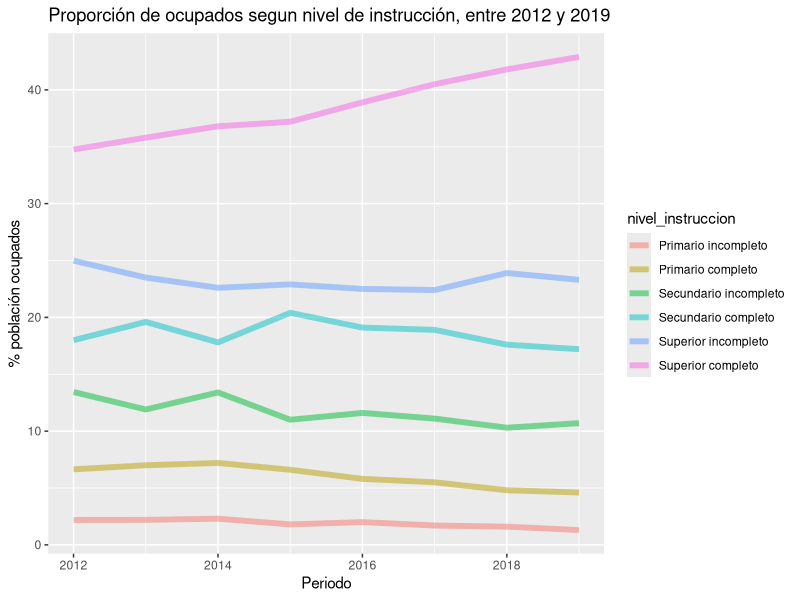
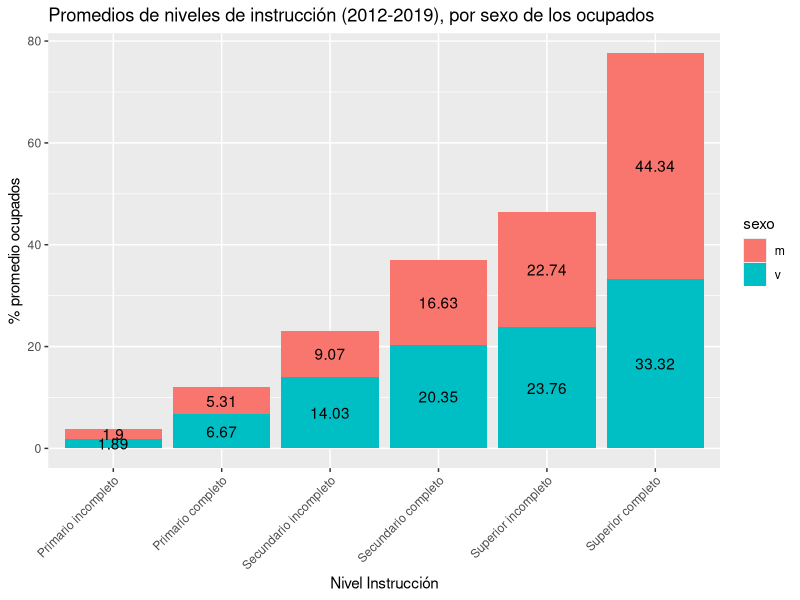
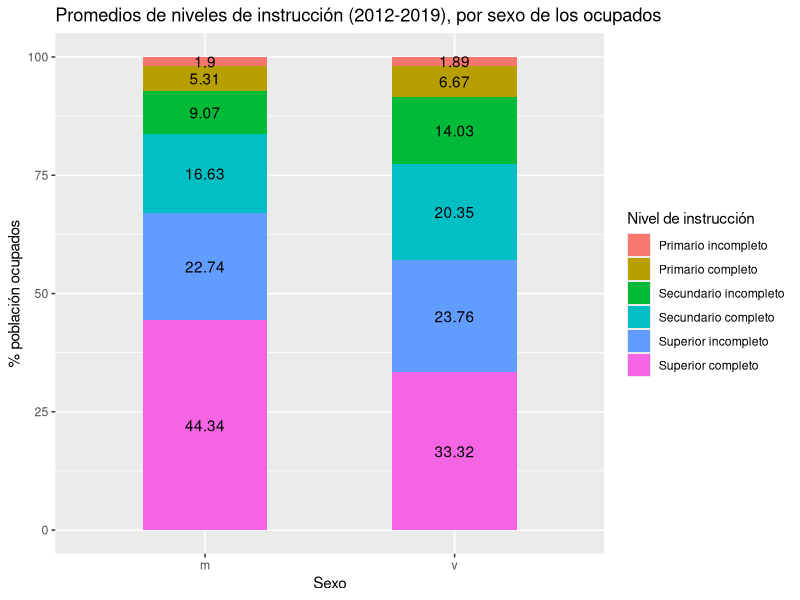
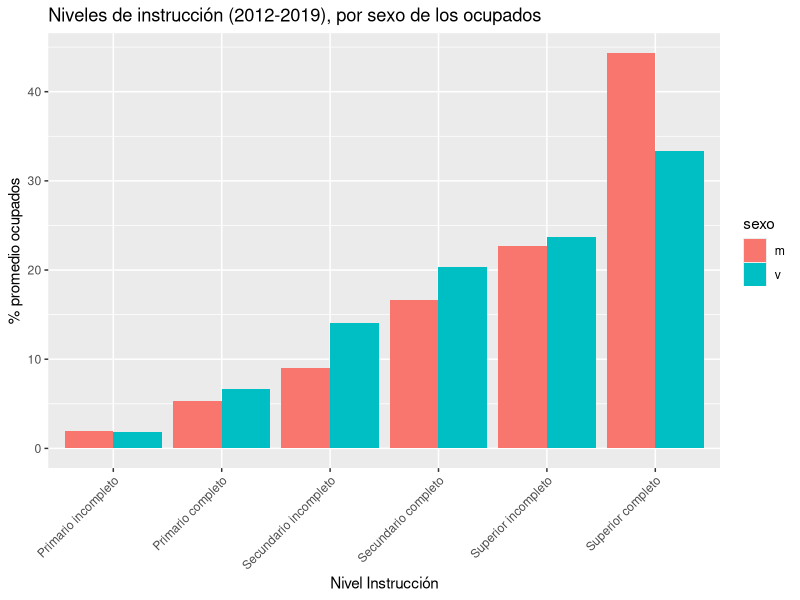
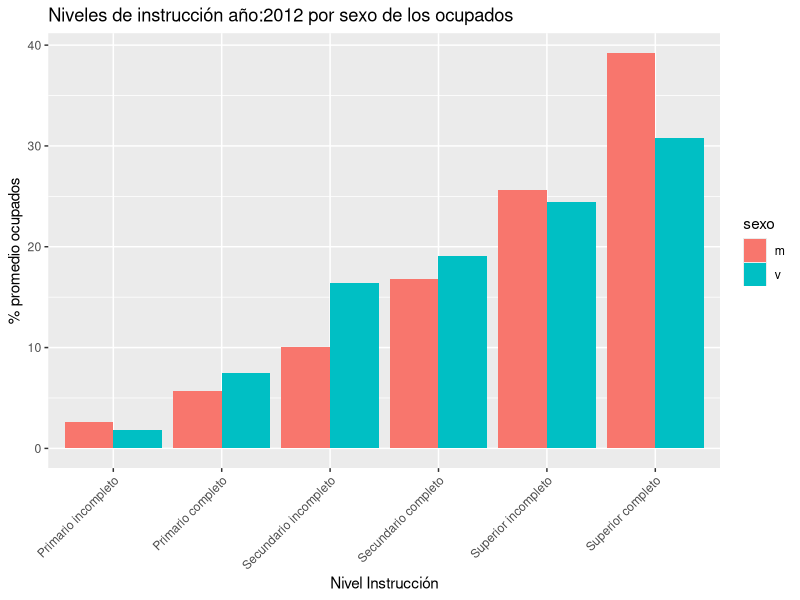
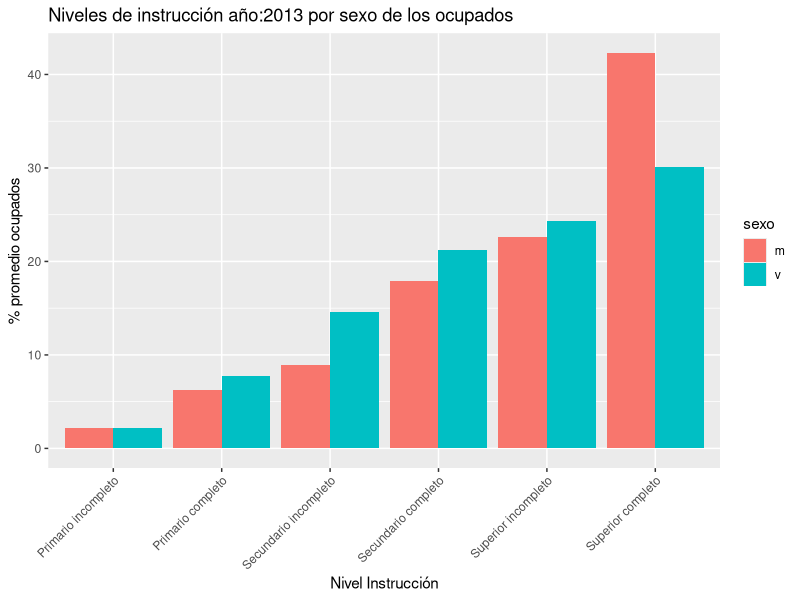
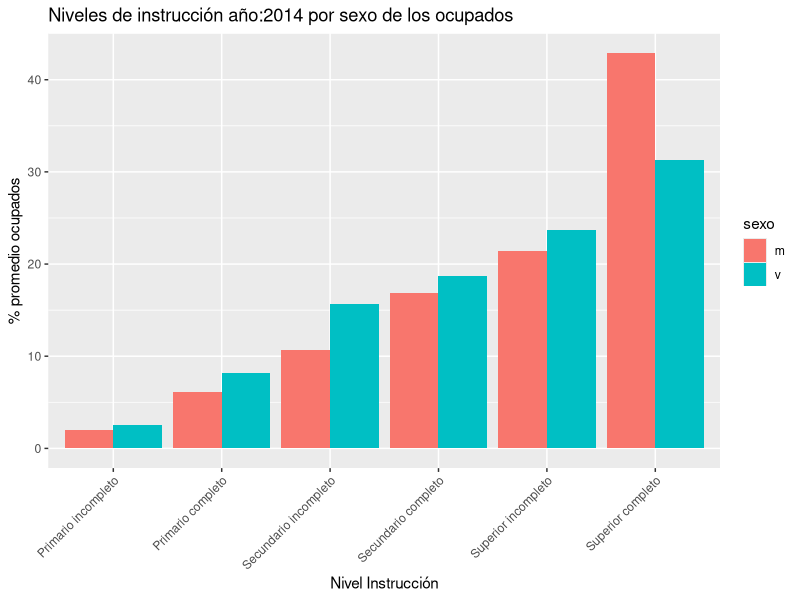
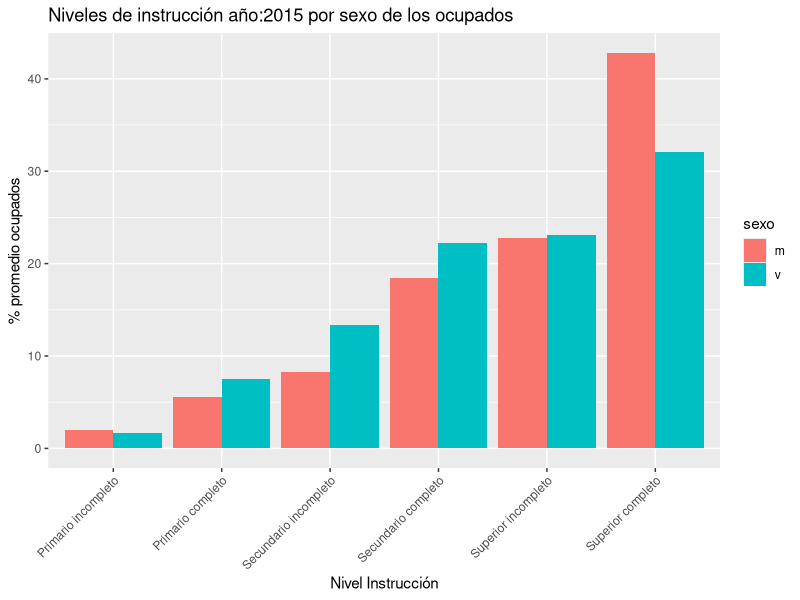

Source code (R) for these figures, in order:
## ---- chunk 1
knitr::opts_chunk$set(echo = TRUE)
 
# Cargar los paquetes necesarios acá
library(readr)
library(dplyr)
library(ggplot2)
library(tidyr)

## ---- chunk 2

## Lectura de los archivos

nivel_educativo_sexo_anio <- read_csv("datos/max_neduc_ocup_sexo__annio__n_instruc_limpio.csv")

## ---- chunk 3
head(nivel_educativo_sexo_anio,10)
## ---- chunk 4

## Exploración de los datos

#verificar tipo de datos data.frame
class(nivel_educativo_sexo_anio)

# nombres de las variables
names(nivel_educativo_sexo_anio)

#tipo de dato de las variables
str(nivel_educativo_sexo_anio)

#ver cantidad de filas (observaciones) y columnas (variables)

nrow(nivel_educativo_sexo_anio)
ncol(nivel_educativo_sexo_anio)


## ---- chunk 5
#verificamos que no haya valores nulos en el data.frame

any(is.na(nivel_educativo_sexo_anio$anio)) &
any(is.na(nivel_educativo_sexo_anio$sexo)) &
any(is.na(nivel_educativo_sexo_anio$nivel_instruccion)) &
any(is.na(nivel_educativo_sexo_anio$porc_poblacion))

## ---- chunk 6
#verificamos que todos los valores sean positivos en la columna porcentaje

filter(nivel_educativo_sexo_anio,porc_poblacion<0)


## ---- chunk 7
#Categorizamos por nivel de instrucción la variable "nivel_instruccion"  

nivel_educativo_sexo_anio <- nivel_educativo_sexo_anio |> mutate(nivel_instruccion=factor(nivel_instruccion, levels=c('Primario incompleto', 'Primario completo', 'Secundario incompleto', 'Secundario completo', 'Superior incompleto', 'Superior completo')))

## ---- chunk 8

nivel_educativo_sexo_anio<-nivel_educativo_sexo_anio |> 
  mutate(porcentaje_poblacion = round(porc_poblacion,2))

## ---- chunk 9
nivel_educativo_sexo_anio |> 
  filter(sexo=='m' |sexo=='v') |>
  group_by(sexo, nivel_instruccion) |> 
  summarise(porcentaje_poblacion_media = mean(porcentaje_poblacion),porcentaje_poblacion_sd = sd(porcentaje_poblacion))|>
  knitr::kable()

## ---- chunk 10

nivel_educativo_sexo_anio |> 
  filter(sexo=='m' |sexo=='v') |>
  group_by(sexo, nivel_instruccion) |> 
  summarise(porcentaje_poblacion_max = max(porcentaje_poblacion,na.rm=TRUE),porcentaje_poblacion_min = min(porcentaje_poblacion,na.rm=TRUE), rango=max(porcentaje_poblacion,na.rm=TRUE)-min(porcentaje_poblacion,na.rm=TRUE))|>
  knitr:: kable()
            

## ---- chunk 11

nivel_educativo_sexo_anio|>
  filter(sexo=="TOTAL")|>
  ggplot(aes(anio,porc_poblacion))+
  geom_line(aes(group=nivel_instruccion,color=nivel_instruccion), size=2,alpha = 0.5)+
   labs(title = "Proporción de ocupados segun nivel de instrucción, entre 2012 y 2019",
        x = "Periodo", 
        y = "% población ocupados")

## ---- chunk 12
  nivel_educativo_sexo_anio|>
  filter(sexo != "TOTAL")|>
  group_by(nivel_instruccion, sexo)|>
    summarise(promedio_poblacion = round(mean(porc_poblacion),2))|>
  spread(sexo,promedio_poblacion) |> rename(Mujer=m,Varon=v)  |>
arrange(nivel_instruccion)|>
  knitr:: kable()

## ---- chunk 13
nivel_educativo_sexo_anio|>
  filter(sexo != "TOTAL")|>
  group_by(nivel_instruccion, sexo)|>
    summarise(promedio_poblacion = round(mean(porc_poblacion),2))|>
  ggplot(aes(nivel_instruccion , promedio_poblacion , fill=sexo))+
  geom_col(position = "stack")+
  geom_text(aes(label = promedio_poblacion, group = factor(sexo)), position = position_stack(0.5))+
    labs(title = "Promedios de niveles de instrucción (2012-2019), por sexo de los ocupados", x="Nivel Instrucción", y="% promedio ocupados")+
  theme(axis.text.x = element_text(angle = 45, vjust = 1, hjust=1))


## ---- chunk 14

nivel_educativo_sexo_anio|>
  filter(sexo != "TOTAL")|>
  group_by(nivel_instruccion, sexo)|>
  summarise(promedio_poblacion = round(mean(porc_poblacion),2))|>
  ggplot(aes(sexo, promedio_poblacion))+
  geom_col(aes(width = 0.5, fill = nivel_instruccion))+
  geom_text(aes(label = promedio_poblacion, group = factor(nivel_instruccion, level=c('Primario incompleto', 'Primario completo', 'Secundario incompleto', 'Secundario completo', 'Superior incompleto', 'Superior completo'))), position = position_stack(0.5))+
  scale_fill_discrete(name = "Nivel de instrucción")+
  labs(title = "Promedios de niveles de instrucción (2012-2019), por sexo de los ocupados", 
       x = "Sexo", 
       y="% población ocupados")

## ---- chunk 15
nivel_educativo_sexo_anio|>
  filter(sexo != "TOTAL")|>
  group_by(nivel_instruccion, sexo)|>
  summarise(promedio_poblacion = round(mean(porc_poblacion),2))|>
  ggplot() +  
  geom_bar(aes(x = nivel_instruccion, y = promedio_poblacion, fill = sexo),
           stat = 'identity', position = 'dodge')+
   labs(title = "Niveles de instrucción (2012-2019), por sexo de los ocupados", x="Nivel Instrucción", y="% promedio ocupados")+
  theme(axis.text.x = element_text(angle = 45, vjust = 1, hjust=1))

## ---- chunk 16

  for(periodo in 2012:2019){
    p<- nivel_educativo_sexo_anio|>
      select(anio, sexo, nivel_instruccion, porcentaje_poblacion)|>
      filter(sexo != "TOTAL" & anio==periodo)|>
      group_by(nivel_instruccion, sexo) 
    print(ggplot(p) +  
    geom_bar(aes(x = nivel_instruccion, y = porcentaje_poblacion, fill = sexo),
             stat = 'identity', position = 'dodge')+
    labs(title = paste0("Niveles de instrucción año:", periodo, " por sexo de los ocupados"), x="Nivel Instrucción", y="% promedio ocupados")+
    theme(axis.text.x = element_text(angle = 45, vjust = 1, hjust=1)))
  }

## ---- chunk 17

calif_ocup_sexo_annio_calif_ocup_limpio <- read_csv("datos/calif_ocup_sexo__annio__calif_ocup_limpio.csv")
## ---- chunk 18
colnames(calif_ocup_sexo_annio_calif_ocup_limpio)
## ---- chunk 19
calif_ocup_sexo_annio_calif_ocup_limpio|>
    group_by(sexo,calificacion_ocupacional)|>
  summarise(promedio_poblacion = mean(porc_calif_ocupacional,na.rm=TRUE),na.rm=TRUE)
## ---- chunk 20
calif_ocup_sexo_annio_calif_ocup_limpio$porc_calif_ocupacional <- as.numeric(calif_ocup_sexo_annio_calif_ocup_limpio$porc_calif_ocupacional, na.rm=TRUE)
## ---- chunk 21
calif_ocup_sexo_annio_calif_ocup_limpio|>
    filter(calificacion_ocupacional != "No sabe/no contesta")|>
    group_by(sexo,calificacion_ocupacional)|>
  summarise(promedio_calificacion = round(mean(porc_calif_ocupacional,na.rm=TRUE), 2), na.rm=TRUE)|>
  ggplot(aes(factor(calificacion_ocupacional, level=c('No calificado', 'Operativo', 'Técnico', 'Profesional')) , promedio_calificacion , fill=sexo))+
  geom_col(position = "stack")+
  geom_text(aes(label = promedio_calificacion, group = factor(sexo)), position = position_stack(0.5))+
    labs(title = "Promedios de nivel de calificación (2011-2019), por sexo de los ocupados", x="Calificación Ocupacional", y="% promedio ocupados")+
  theme(axis.text.x = element_text(angle = 45, vjust = 1, hjust=1))

